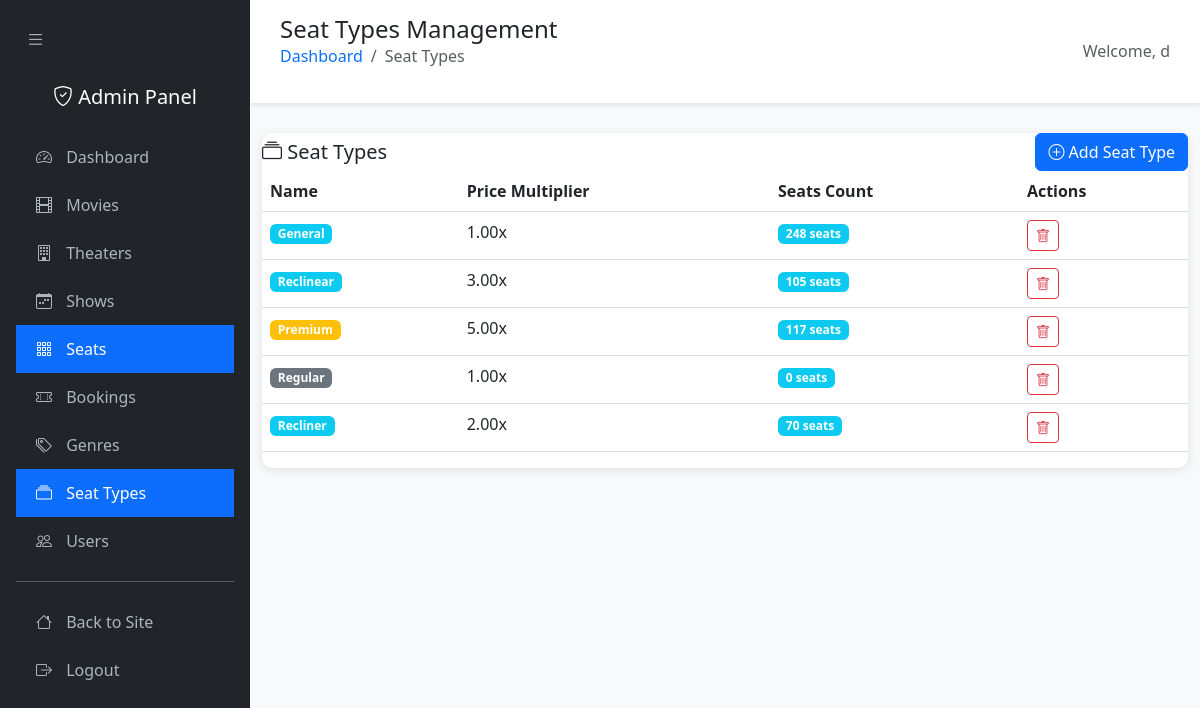
The app's page /admin-panel/seat-types/ (signed in) with its own data.
### booking/models.py (models this page shows, shortened)
class SeatType(models.Model):
    name = models.CharField(max_length=50)  # Regular, Premium, Recliner
    price_multiplier = models.DecimalField(max_digits=3, decimal_places=2)

### booking/admin_views.py (the view)
# urls.py: path('admin-panel/seat-types/', admin_views.admin_seat_type_list, name='admin_seat_type_list'),
@admin_required
def admin_seat_type_list(request):
    seat_types = SeatType.objects.all()
    context = {'seat_types': seat_types}
    return render(request, 'booking/admin/seat_type_list.html', context)

### templates/booking/admin/seat_type_list.html (shortened to what this page needs)
{% extends 'booking/admin/base_admin.html' %}
{% block page_title %}Seat Types Management{% endblock %}
{% block breadcrumb %}
<nav class="admin-breadcrumb">
    <ol class="breadcrumb">
        <li class="breadcrumb-item"><a href="{% url 'admin_dashboard' %}">Dashboard</a></li>
        <li class="breadcrumb-item active">Seat Types</li>
    </ol>
</nav>
{% endblock %}
{% block content %}
<div class="admin-card">
    <div class="card-header d-flex justify-content-between align-items-center">
        <h5 class="mb-0"><i class="bi bi-collection"></i> Seat Types</h5>
        <a href="{% url 'admin_seat_type_add' %}" class="btn btn-primary">
            <i class="bi bi-plus-circle"></i> Add Seat Type
        </a>
    </div>
    <div class="card-body">
        {% if seat_types %}
            <div class="table-responsive">
                <table class="table table-hover">
                    <thead>
                        <tr>
                            <th>Name</th>
                            <th>Price Multiplier</th>
                            <th>Seats Count</th>
                            <th>Actions</th>
                        </tr>
                    </thead>
                    <tbody>
                        {% for seat_type in seat_types %}
                            <tr>
                                <td>
                                    <span class="badge bg-{% if seat_type.name == 'Regular' %}secondary{% elif seat_type.name == 'Premium' %}warning{% else %}info{% endif %}">
                                        {{ seat_type.name }}
                                    </span>
                                </td>
                                <td>{{ seat_type.price_multiplier }}x</td>
                                <td>
                                    <span class="badge bg-info">{{ seat_type.seat_set.count }} seat{{ seat_type.seat_set.count|pluralize }}</span>
                                </td>
                                <td class="table-actions">
                                    <button class="btn btn-sm btn-outline-danger"
                                            onclick="deleteSeatType({{ seat_type.id }}, '{{ seat_type.name }}')" title="Delete">
                                        <i class="bi bi-trash"></i>
                                    </button>
                                </td>
                            </tr>
                        {% endfor %}
                    </tbody>
                </table>
            </div>
        {% endif %}
    </div>
</div>
{% endblock %}

### templates/booking/admin/base_admin.html (shortened to what this page needs)
<!DOCTYPE html>
<html lang="en">
<head>
    <link href="https://cdn.jsdelivr.net/npm/bootstrap@5.3.0/dist/css/bootstrap.min.css" rel="stylesheet">
    <link rel="stylesheet" href="https://cdn.jsdelivr.net/npm/bootstrap-icons@1.10.0/font/bootstrap-icons.css">
</head>
<body>
    <nav class="admin-sidebar" id="adminSidebar">
        <div class="p-3">
            <button class="sidebar-toggle" onclick="toggleSidebar()">
                <i class="bi bi-list"></i>
            </button>
            <div class="text-center mb-4">
                <h5 class="text-white mb-0">
                    <i class="bi bi-shield-check"></i>
                    <span class="sidebar-text">Admin Panel</span>
                </h5>
            </div>
            <ul class="nav nav-pills flex-column">
                <li class="nav-item">
                    <a class="nav-link {% if request.resolver_match.url_name == 'admin_dashboard' %}active{% endif %}"
                       href="{% url 'admin_dashboard' %}">
                        <i class="bi bi-speedometer2"></i>
                        <span class="sidebar-text">Dashboard</span>
                    </a>
                </li>
                <li class="nav-item">
                    <a class="nav-link {% if 'movie' in request.resolver_match.url_name %}active{% endif %}"
                       href="{% url 'admin_movie_list' %}">
                        <i class="bi bi-film"></i>
                        <span class="sidebar-text">Movies</span>
                    </a>
                </li>
                <li class="nav-item">
                    <a class="nav-link {% if 'theater' in request.resolver_match.url_name %}active{% endif %}"
                       href="{% url 'admin_theater_list' %}">
                        <i class="bi bi-building"></i>
                        <span class="sidebar-text">Theaters</span>
                    </a>
                </li>
                <li class="nav-item">
                    <a class="nav-link {% if 'show' in request.resolver_match.url_name %}active{% endif %}"
                       href="{% url 'admin_show_list' %}">
                        <i class="bi bi-calendar-week"></i>
                        <span class="sidebar-text">Shows</span>
                    </a>
                </li>
                <li class="nav-item">
                    <a class="nav-link {% if 'seat' in request.resolver_match.url_name %}active{% endif %}"
                       href="{% url 'admin_seat_list' %}">
                        <i class="bi bi-grid-3x3-gap"></i>
                        <span class="sidebar-text">Seats</span>
                    </a>
                </li>
                <li class="nav-item">
                    <a class="nav-link {% if 'booking' in request.resolver_match.url_name %}active{% endif %}"
                       href="{% url 'admin_booking_list' %}">
                        <i class="bi bi-ticket-perforated"></i>
                        <span class="sidebar-text">Bookings</span>
                    </a>
                </li>
                <li class="nav-item">
                    <a class="nav-link {% if 'genre' in request.resolver_match.url_name %}active{% endif %}"
                       href="{% url 'admin_genre_list' %}">
                        <i class="bi bi-tags"></i>
                        <span class="sidebar-text">Genres</span>
                    </a>
                </li>
                <li class="nav-item">
                    <a class="nav-link {% if 'seat_type' in request.resolver_match.url_name %}active{% endif %}"
                       href="{% url 'admin_seat_type_list' %}">
                        <i class="bi bi-collection"></i>
                        <span class="sidebar-text">Seat Types</span>
                    </a>
                </li>
                {% if user.is_superuser %}
                <li class="nav-item">
                    <a class="nav-link {% if 'user' in request.resolver_match.url_name %}active{% endif %}"
                       href="{% url 'admin_user_list' %}">
                        <i class="bi bi-people"></i>
                        <span class="sidebar-text">Users</span>
                    </a>
                </li>
                {% endif %}
                <hr class="text-white">
                <li class="nav-item">
                    <a class="nav-link" href="{% url 'home' %}">
                        <i class="bi bi-house"></i>
                        <span class="sidebar-text">Back to Site</span>
                    </a>
                </li>
                <li class="nav-item">
                    <a class="nav-link" href="{% url 'logout' %}">
                        <i class="bi bi-box-arrow-right"></i>
                        <span class="sidebar-text">Logout</span>
                    </a>
                </li>
            </ul>
        </div>
    </nav>
    <div class="admin-content" id="adminContent">
        <div class="admin-header">
            <div class="d-flex justify-content-between align-items-center">
                <div>
                    <h4 class="mb-0">{% block page_title %}Admin Panel{% endblock %}</h4>
                    {% block breadcrumb %}{% endblock %}
                </div>
                <div>
                    <span class="text-muted">Welcome, {{ user.first_name|default:user.username }}</span>
                </div>
            </div>
        </div>
        <div class="container-fluid">
            {% block content %}{% endblock %}
        </div>
    </div>
</body>
</html>

### templates/booking/admin/base_admin.html (style rules this page uses)
:root { --admin-primary: #0d6efd; --admin-secondary: #6c757d; --admin-success: #198754; --admin-danger: #dc3545; --admin-warning: #ffc107; --admin-info: #0dcaf0; --admin-dark: #212529; --admin-light: #f8f9fa; }
body { background-color: var(--admin-light); font-family: 'Segoe UI', Tahoma, Geneva, Verdana, sans-serif; }
.admin-sidebar { background-color: var(--admin-dark); min-height: 100vh; position: fixed; top: 0; left: 0; width: 250px; z-index: 1000; transition: all 0.3s; }
.admin-sidebar .nav-link { color: #adb5bd; padding: 12px 20px; border-radius: 0; transition: all 0.3s; }
.admin-sidebar .nav-link:hover, .admin-sidebar .nav-link.active { color: white; background-color: var(--admin-primary); }
.admin-sidebar .nav-link i { width: 20px; margin-right: 10px; }
.admin-content { margin-left: 250px; transition: all 0.3s; min-height: 100vh; }
.admin-header { background-color: white; box-shadow: 0 2px 4px rgba(0,0,0,.1); padding: 15px 30px; margin-bottom: 30px; }
.admin-card { background: white; border-radius: 10px; box-shadow: 0 2px 10px rgba(0,0,0,.1); border: none; }
.table-actions { white-space: nowrap; }
.btn-sm { padding: 0.25rem 0.5rem; font-size: 0.875rem; }
.sidebar-toggle { background: none; border: none; color: #adb5bd; font-size: 1.2rem; padding: 10px; margin-bottom: 20px; }
.admin-breadcrumb { background: none; padding: 0; margin-bottom: 20px; }
.admin-breadcrumb .breadcrumb-item a { color: var(--admin-primary); text-decoration: none; }

### records on screen
SeatType: name "General", price_multiplier "1.00", seat_set.count "248"
SeatType: name "Reclinear", price_multiplier "3.00", seat_set.count "105"
SeatType: name "Premium", price_multiplier "5.00", seat_set.count "117"
SeatType: name "Regular", price_multiplier "1.00", seat_set.count "0"
SeatType: name "Recliner", price_multiplier "2.00", seat_set.count "70"

### other values on screen
{{ user.first_name|default:user.username }} "d"
